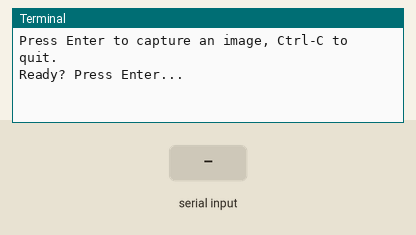
Recording of a program running on a simulated Raspberry Pi (BCM pin numbers). Shown: the last lines printed to the terminal. The test bench sets the inputs (shaded band). The clock reads 2024-03-15 10:24:30 at power-on unless the program sets it; the camera gives no picture and a still takes 0.5 s.

Above: at 3.2 s.
3.3 s: "1" typed at the terminal, then Enter
At 3.7 s:
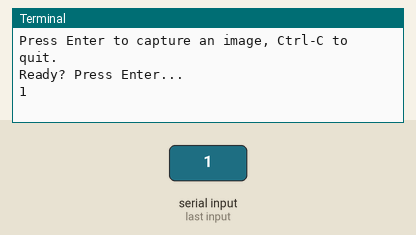
5.3 s: "0" typed at the terminal, then Enter
At 6.6 s:
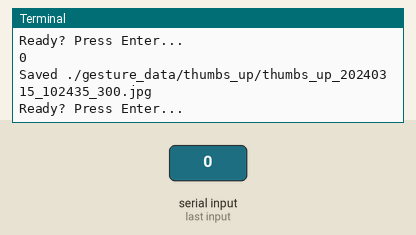
6.8 s: "2" typed at the terminal, then Enter
At 8.4 s:
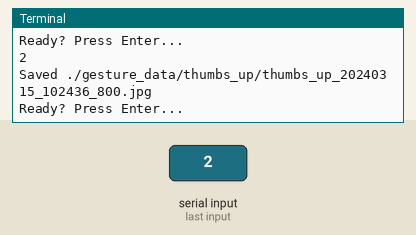

The program:

capture.py
```python
import os
import time
from datetime import datetime
from picamera2 import Picamera2

# pick the gesture and folder
gesture = "thumbs_up"        # or "no_thumbs_up"
save_dir = f"./gesture_data/{gesture}"
os.makedirs(save_dir, exist_ok=True)

# configure and start the camera
picam2 = Picamera2()

# 640 × 480 still capture
still_cfg = picam2.create_still_configuration(
               main={"format": "RGB888", "size": (640, 480)})
picam2.configure(still_cfg)
picam2.start()
time.sleep(2)

print("Press Enter to capture an image, Ctrl-C to quit.")

try:
    while True:
        input("Ready? Press Enter... ")
        timestamp = datetime.now().strftime("%Y%m%d_%H%M%S_%f")[:-3]
        path = f"{save_dir}/{gesture}_{timestamp}.jpg"
        picam2.capture_file(path)
        print(f"Saved {path}")

except KeyboardInterrupt:
    print("Done.")

finally:
    picam2.stop()
```

Measured:
- after the input at 3.3 s, the terminal: prints a new line at once (image 1)
- after the input at 5.3 s, the terminal: prints a new line at once (image 2)
- after the input at 6.8 s, the terminal: prints a new line at once (image 3)
